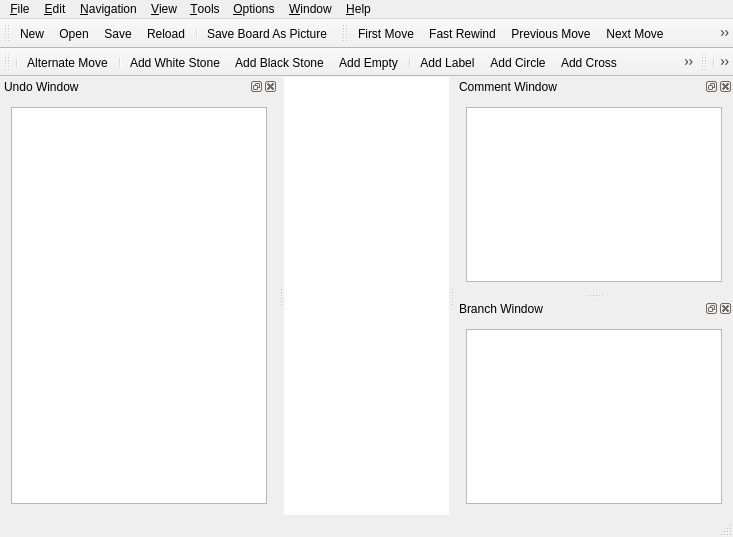
<?xml version="1.0" encoding="UTF-8"?>
<ui version="4.0">
 <class>MainWindow</class>
 <widget class="QMainWindow" name="MainWindow">
  <property name="geometry">
   <rect>
    <x>0</x>
    <y>0</y>
    <width>733</width>
    <height>537</height>
   </rect>
  </property>
  <property name="sizePolicy">
   <sizepolicy hsizetype="Minimum" vsizetype="Preferred">
    <horstretch>0</horstretch>
    <verstretch>0</verstretch>
   </sizepolicy>
  </property>
  <property name="acceptDrops">
   <bool>true</bool>
  </property>
  <property name="windowTitle">
   <string>mugo</string>
  </property>
  <property name="windowIcon">
   <iconset resource="resources.qrc">
    <normaloff>:/pics/mugo.png</normaloff>:/pics/mugo.png</iconset>
  </property>
  <widget class="QWidget" name="centralWidget">
   <property name="styleSheet">
    <string>background-color: rgb(255, 255, 255);</string>
   </property>
   <layout class="QHBoxLayout" name="horizontalLayout_3">
    <item>
     <widget class="BoardWidget" name="boardWidget" native="true"/>
    </item>
   </layout>
  </widget>
  <widget class="QMenuBar" name="menuBar">
   <property name="geometry">
    <rect>
     <x>0</x>
     <y>0</y>
     <width>733</width>
     <height>24</height>
    </rect>
   </property>
   <widget class="QMenu" name="menu_File">
    <property name="title">
     <string>&amp;File</string>
    </property>
    <addaction name="actionNew"/>
    <addaction name="actionOpen"/>
    <addaction name="actionReload"/>
    <addaction name="actionSave"/>
    <addaction name="actionSaveAs"/>
    <addaction name="actionSaveBoardAsPicture"/>
    <addaction name="separator"/>
    <addaction name="actionExit"/>
   </widget>
   <widget class="QMenu" name="menu_Edit">
    <property name="title">
     <string>&amp;Edit</string>
    </property>
    <widget class="QMenu" name="menuStone_Markers">
     <property name="title">
      <string>Stone &amp;&amp; Markers</string>
     </property>
     <addaction name="actionAlternateMove"/>
     <addaction name="separator"/>
     <addaction name="actionAddBlackStone"/>
     <addaction name="actionAddWhiteStone"/>
     <addaction name="actionAddEmpty"/>
     <addaction name="separator"/>
     <addaction name="actionAddLabel"/>
     <addaction name="actionAddCircle"/>
     <addaction name="actionAddCross"/>
     <addaction name="actionAddSquare"/>
     <addaction name="actionAddTriangle"/>
     <addaction name="actionDeleteMarker"/>
    </widget>
    <widget class="QMenu" name="menuEncoding">
     <property name="title">
      <string>Encoding</string>
     </property>
     <addaction name="actionEncodingUTF8"/>
     <addaction name="separator"/>
     <addaction name="actionISO8859_1"/>
     <addaction name="actionWindows_1252"/>
     <addaction name="separator"/>
     <addaction name="actionEncodingGB2312"/>
     <addaction name="actionEncodingBig5"/>
     <addaction name="separator"/>
     <addaction name="actionEncodingKorean"/>
     <addaction name="separator"/>
     <addaction name="actionEncodingEucJP"/>
     <addaction name="actionEncodingJIS"/>
     <addaction name="actionEncodingShiftJIS"/>
    </widget>
    <widget class="QMenu" name="menu_Annotation">
     <property name="title">
      <string>&amp;Annotation</string>
     </property>
     <addaction name="actionGoodMove"/>
     <addaction name="actionVeryGoodMove"/>
     <addaction name="actionBadMove"/>
     <addaction name="actionVeryBadMove"/>
     <addaction name="actionDoubtfulMove"/>
     <addaction name="actionInterestingMove"/>
     <addaction name="separator"/>
     <addaction name="actionEven"/>
     <addaction name="actionGoodForBlack"/>
     <addaction name="actionVeryGoodForBlack"/>
     <addaction name="actionGoodForWhite"/>
     <addaction name="actionVeryGoodForWhite"/>
     <addaction name="actionUnclear"/>
     <addaction name="separator"/>
     <addaction name="actionHotspot"/>
    </widget>
    <widget class="QMenu" name="menuMove_Number">
     <property name="title">
      <string>Move Number</string>
     </property>
     <addaction name="actionSetMoveNumber"/>
     <addaction name="actionUnsetMoveNumber"/>
    </widget>
    <addaction name="separator"/>
    <addaction name="actionGameInformation"/>
    <addaction name="separator"/>
    <addaction name="actionDelete"/>
    <addaction name="actionPass"/>
    <addaction name="separator"/>
    <addaction name="menuStone_Markers"/>
    <addaction name="menu_Annotation"/>
    <addaction name="menuMove_Number"/>
    <addaction name="actionEditNodeName"/>
    <addaction name="separator"/>
    <addaction name="actionRotateSgfClockwise"/>
    <addaction name="actionFlipSgfHorizontally"/>
    <addaction name="actionFlipSgfVertically"/>
    <addaction name="separator"/>
    <addaction name="menuEncoding"/>
   </widget>
   <widget class="QMenu" name="menu_Trace">
    <property name="title">
     <string>&amp;Navigation</string>
    </property>
    <addaction name="actionFirstMove"/>
    <addaction name="actionFastRewind"/>
    <addaction name="actionPreviousMove"/>
    <addaction name="actionNextMove"/>
    <addaction name="actionFastForward"/>
    <addaction name="actionMoveLast"/>
    <addaction name="separator"/>
    <addaction name="actionBackToParent"/>
    <addaction name="actionPreviousBranch"/>
    <addaction name="actionNextBranch"/>
    <addaction name="separator"/>
    <addaction name="actionJumpToMoveNumber"/>
    <addaction name="actionJumpToClicked"/>
   </widget>
   <widget class="QMenu" name="menu_View">
    <property name="title">
     <string>&amp;View</string>
    </property>
    <widget class="QMenu" name="menuMoveNumber">
     <property name="title">
      <string>Move Number</string>
     </property>
     <property name="icon">
      <iconset resource="resources.qrc">
       <normaloff>:/res/showmovenumber.png</normaloff>:/res/showmovenumber.png</iconset>
     </property>
     <addaction name="actionShowMoveNumber"/>
     <addaction name="separator"/>
     <addaction name="actionNoMoveNumber"/>
     <addaction name="actionLast1Move"/>
     <addaction name="actionLast2Moves"/>
     <addaction name="actionLast5Moves"/>
     <addaction name="actionLast10Moves"/>
     <addaction name="actionLast20Moves"/>
     <addaction name="actionLast50Moves"/>
     <addaction name="actionAllMoves"/>
    </widget>
    <addaction name="menuMoveNumber"/>
    <addaction name="separator"/>
    <addaction name="actionShowCoordinate"/>
    <addaction name="actionShowCoordinateI"/>
    <addaction name="actionShowMarker"/>
    <addaction name="actionShowBranchMoves"/>
    <addaction name="actionBranchMode"/>
    <addaction name="actionRotateBoardClockwise"/>
    <addaction name="actionFlipBoardHorizontally"/>
    <addaction name="actionFlipBoardVertically"/>
    <addaction name="actionResetBoard"/>
   </widget>
   <widget class="QMenu" name="menuTool_s">
    <property name="title">
     <string>&amp;Tools</string>
    </property>
    <addaction name="actionCountTerritory"/>
   </widget>
   <widget class="QMenu" name="menu_Options">
    <property name="title">
     <string>&amp;Options</string>
    </property>
    <widget class="QMenu" name="menuLanguage_2">
     <property name="title">
      <string>Language</string>
     </property>
     <addaction name="actionLanguageSystemDefault"/>
     <addaction name="separator"/>
     <addaction name="actionLanguageEnglish"/>
     <addaction name="actionLanguageJapanese"/>
    </widget>
    <addaction name="actionSetup"/>
    <addaction name="separator"/>
    <addaction name="action19x19Board"/>
    <addaction name="action13x13Board"/>
    <addaction name="action9x9Board"/>
    <addaction name="actionCustomBoardSize"/>
    <addaction name="separator"/>
    <addaction name="actionPlaySound"/>
    <addaction name="separator"/>
    <addaction name="menuLanguage_2"/>
   </widget>
   <widget class="QMenu" name="menu_Help">
    <property name="title">
     <string>&amp;Help</string>
    </property>
    <addaction name="actionAbout"/>
    <addaction name="actionAboutQT"/>
   </widget>
   <widget class="QMenu" name="menu_Window">
    <property name="title">
     <string>&amp;Window</string>
    </property>
    <widget class="QMenu" name="menuToolbars">
     <property name="title">
      <string>Toolbars</string>
     </property>
     <addaction name="actionMainToolbar"/>
     <addaction name="actionEditToolbar"/>
     <addaction name="actionNavigationToolbar"/>
     <addaction name="actionOptionToolbar"/>
    </widget>
    <addaction name="menuToolbars"/>
   </widget>
   <addaction name="menu_File"/>
   <addaction name="menu_Edit"/>
   <addaction name="menu_Trace"/>
   <addaction name="menu_View"/>
   <addaction name="menuTool_s"/>
   <addaction name="menu_Options"/>
   <addaction name="menu_Window"/>
   <addaction name="menu_Help"/>
  </widget>
  <widget class="QToolBar" name="mainToolBar">
   <property name="iconSize">
    <size>
     <width>18</width>
     <height>18</height>
    </size>
   </property>
   <attribute name="toolBarArea">
    <enum>TopToolBarArea</enum>
   </attribute>
   <attribute name="toolBarBreak">
    <bool>false</bool>
   </attribute>
   <addaction name="actionNew"/>
   <addaction name="actionOpen"/>
   <addaction name="actionSave"/>
   <addaction name="actionReload"/>
   <addaction name="separator"/>
   <addaction name="actionSaveBoardAsPicture"/>
  </widget>
  <widget class="QStatusBar" name="statusBar"/>
  <widget class="QDockWidget" name="commentDockWidget">
   <property name="windowTitle">
    <string>Comment Window</string>
   </property>
   <attribute name="dockWidgetArea">
    <number>2</number>
   </attribute>
   <widget class="QWidget" name="commentDockWidgetContents">
    <layout class="QHBoxLayout" name="horizontalLayout">
     <item>
      <widget class="QPlainTextEdit" name="commentWidget"/>
     </item>
    </layout>
   </widget>
  </widget>
  <widget class="QDockWidget" name="branchDockWidget">
   <property name="windowTitle">
    <string>Branch Window</string>
   </property>
   <attribute name="dockWidgetArea">
    <number>2</number>
   </attribute>
   <widget class="QWidget" name="branchDockWidgetContents">
    <layout class="QHBoxLayout" name="horizontalLayout_4">
     <item>
      <widget class="QTreeWidget" name="branchWidget">
       <property name="indentation">
        <number>15</number>
       </property>
       <property name="columnCount">
        <number>1</number>
       </property>
       <attribute name="headerVisible">
        <bool>false</bool>
       </attribute>
       <column>
        <property name="text">
         <string>1</string>
        </property>
       </column>
      </widget>
     </item>
    </layout>
   </widget>
  </widget>
  <widget class="QToolBar" name="navigationToolBar">
   <property name="windowTitle">
    <string>toolBar</string>
   </property>
   <property name="iconSize">
    <size>
     <width>18</width>
     <height>18</height>
    </size>
   </property>
   <attribute name="toolBarArea">
    <enum>TopToolBarArea</enum>
   </attribute>
   <attribute name="toolBarBreak">
    <bool>false</bool>
   </attribute>
   <addaction name="actionFirstMove"/>
   <addaction name="actionFastRewind"/>
   <addaction name="actionPreviousMove"/>
   <addaction name="actionNextMove"/>
   <addaction name="actionFastForward"/>
   <addaction name="actionMoveLast"/>
   <addaction name="separator"/>
   <addaction name="actionBackToParent"/>
   <addaction name="actionPreviousBranch"/>
   <addaction name="actionNextBranch"/>
   <addaction name="separator"/>
   <addaction name="actionJumpToMoveNumber"/>
   <addaction name="actionJumpToClicked"/>
  </widget>
  <widget class="QToolBar" name="editToolBar">
   <property name="windowTitle">
    <string>toolBar</string>
   </property>
   <property name="iconSize">
    <size>
     <width>18</width>
     <height>18</height>
    </size>
   </property>
   <attribute name="toolBarArea">
    <enum>TopToolBarArea</enum>
   </attribute>
   <attribute name="toolBarBreak">
    <bool>true</bool>
   </attribute>
   <addaction name="separator"/>
   <addaction name="actionAlternateMove"/>
   <addaction name="separator"/>
   <addaction name="actionAddWhiteStone"/>
   <addaction name="actionAddBlackStone"/>
   <addaction name="actionAddEmpty"/>
   <addaction name="separator"/>
   <addaction name="actionAddLabel"/>
   <addaction name="actionAddCircle"/>
   <addaction name="actionAddCross"/>
   <addaction name="actionAddSquare"/>
   <addaction name="actionAddTriangle"/>
   <addaction name="actionDeleteMarker"/>
   <addaction name="separator"/>
   <addaction name="actionDelete"/>
   <addaction name="actionPass"/>
  </widget>
  <widget class="QToolBar" name="optionToolBar">
   <property name="windowTitle">
    <string>toolBar</string>
   </property>
   <property name="iconSize">
    <size>
     <width>18</width>
     <height>18</height>
    </size>
   </property>
   <attribute name="toolBarArea">
    <enum>TopToolBarArea</enum>
   </attribute>
   <attribute name="toolBarBreak">
    <bool>false</bool>
   </attribute>
   <addaction name="separator"/>
   <addaction name="actionRotateBoardClockwise"/>
   <addaction name="actionFlipBoardHorizontally"/>
   <addaction name="actionFlipBoardVertically"/>
   <addaction name="actionResetBoard"/>
   <addaction name="separator"/>
   <addaction name="actionBranchMode"/>
  </widget>
  <widget class="QDockWidget" name="undoDockWidget">
   <property name="sizePolicy">
    <sizepolicy hsizetype="Preferred" vsizetype="Preferred">
     <horstretch>0</horstretch>
     <verstretch>0</verstretch>
    </sizepolicy>
   </property>
   <property name="floating">
    <bool>false</bool>
   </property>
   <property name="windowTitle">
    <string>Undo Window</string>
   </property>
   <attribute name="dockWidgetArea">
    <number>1</number>
   </attribute>
   <widget class="QWidget" name="dockWidgetContents">
    <layout class="QHBoxLayout" name="horizontalLayout_2">
     <item>
      <widget class="QUndoView" name="undoView"/>
     </item>
    </layout>
   </widget>
  </widget>
  <action name="actionNew">
   <property name="icon">
    <iconset resource="resources.qrc">
     <normaloff>:/res/filenew.png</normaloff>:/res/filenew.png</iconset>
   </property>
   <property name="text">
    <string>&amp;New</string>
   </property>
   <property name="shortcut">
    <string>Ctrl+N</string>
   </property>
  </action>
  <action name="actionOpen">
   <property name="icon">
    <iconset resource="resources.qrc">
     <normaloff>:/res/fileopen.png</normaloff>:/res/fileopen.png</iconset>
   </property>
   <property name="text">
    <string>&amp;Open</string>
   </property>
   <property name="shortcut">
    <string>Ctrl+O</string>
   </property>
  </action>
  <action name="actionSave">
   <property name="icon">
    <iconset resource="resources.qrc">
     <normaloff>:/res/filesave.png</normaloff>:/res/filesave.png</iconset>
   </property>
   <property name="text">
    <string>&amp;Save</string>
   </property>
   <property name="shortcut">
    <string>Ctrl+S</string>
   </property>
  </action>
  <action name="actionSaveAs">
   <property name="text">
    <string>Save &amp;As...</string>
   </property>
  </action>
  <action name="actionExit">
   <property name="text">
    <string>E&amp;xit</string>
   </property>
  </action>
  <action name="actionCommentWindow">
   <property name="checkable">
    <bool>true</bool>
   </property>
   <property name="checked">
    <bool>true</bool>
   </property>
   <property name="text">
    <string>Comment Window</string>
   </property>
  </action>
  <action name="actionBranchWindow">
   <property name="checkable">
    <bool>true</bool>
   </property>
   <property name="checked">
    <bool>true</bool>
   </property>
   <property name="text">
    <string>Branch Window</string>
   </property>
  </action>
  <action name="actionEncodingUTF8">
   <property name="checkable">
    <bool>true</bool>
   </property>
   <property name="text">
    <string>UTF-8</string>
   </property>
  </action>
  <action name="actionEncodingShiftJIS">
   <property name="checkable">
    <bool>true</bool>
   </property>
   <property name="text">
    <string>Japanese (Shift_JIS)</string>
   </property>
  </action>
  <action name="actionEncodingKorean">
   <property name="checkable">
    <bool>true</bool>
   </property>
   <property name="text">
    <string>Korean (EUC-KR)</string>
   </property>
  </action>
  <action name="actionEncodingJIS">
   <property name="checkable">
    <bool>true</bool>
   </property>
   <property name="text">
    <string>Japanese (JIS)</string>
   </property>
  </action>
  <action name="actionEncodingEucJP">
   <property name="checkable">
    <bool>true</bool>
   </property>
   <property name="text">
    <string>Japanese (EUC)</string>
   </property>
  </action>
  <action name="actionISO8859_1">
   <property name="checkable">
    <bool>true</bool>
   </property>
   <property name="text">
    <string>ISO-8859-1</string>
   </property>
   <property name="toolTip">
    <string>ISO-8859-1</string>
   </property>
  </action>
  <action name="actionWindows_1252">
   <property name="checkable">
    <bool>true</bool>
   </property>
   <property name="text">
    <string>Windows-1252</string>
   </property>
  </action>
  <action name="actionSaveBoardAsPicture">
   <property name="icon">
    <iconset resource="resources.qrc">
     <normaloff>:/res/saveimage.png</normaloff>:/res/saveimage.png</iconset>
   </property>
   <property name="text">
    <string>Save &amp;Board As Picture</string>
   </property>
  </action>
  <action name="actionAbout">
   <property name="icon">
    <iconset resource="resources.qrc">
     <normaloff>:/pics/mugo.png</normaloff>:/pics/mugo.png</iconset>
   </property>
   <property name="text">
    <string>&amp;About...</string>
   </property>
  </action>
  <action name="actionGameInformation">
   <property name="text">
    <string>Game Information</string>
   </property>
  </action>
  <action name="actionDelete">
   <property name="icon">
    <iconset resource="resources.qrc">
     <normaloff>:/res/remove.png</normaloff>:/res/remove.png</iconset>
   </property>
   <property name="text">
    <string>&amp;Delete</string>
   </property>
  </action>
  <action name="actionPass">
   <property name="icon">
    <iconset resource="resources.qrc">
     <normaloff>:/res/pass.png</normaloff>:/res/pass.png</iconset>
   </property>
   <property name="text">
    <string>Pass</string>
   </property>
  </action>
  <action name="actionNoMoveNumber">
   <property name="checkable">
    <bool>true</bool>
   </property>
   <property name="checked">
    <bool>false</bool>
   </property>
   <property name="text">
    <string>No Move Number</string>
   </property>
  </action>
  <action name="actionLast1Move">
   <property name="checkable">
    <bool>true</bool>
   </property>
   <property name="text">
    <string>Last 1 Move</string>
   </property>
  </action>
  <action name="actionLast2Moves">
   <property name="checkable">
    <bool>true</bool>
   </property>
   <property name="text">
    <string>Last 2 Moves</string>
   </property>
  </action>
  <action name="actionLast5Moves">
   <property name="checkable">
    <bool>true</bool>
   </property>
   <property name="text">
    <string>Last 5 Moves</string>
   </property>
  </action>
  <action name="actionLast10Moves">
   <property name="checkable">
    <bool>true</bool>
   </property>
   <property name="text">
    <string>Last 10 Moves</string>
   </property>
  </action>
  <action name="actionLast20Moves">
   <property name="checkable">
    <bool>true</bool>
   </property>
   <property name="text">
    <string>Last 20 Moves</string>
   </property>
  </action>
  <action name="actionLast50Moves">
   <property name="checkable">
    <bool>true</bool>
   </property>
   <property name="text">
    <string>Last 50 Moves</string>
   </property>
  </action>
  <action name="actionAllMoves">
   <property name="checkable">
    <bool>true</bool>
   </property>
   <property name="text">
    <string>All Moves</string>
   </property>
  </action>
  <action name="actionAddLabel">
   <property name="checkable">
    <bool>true</bool>
   </property>
   <property name="icon">
    <iconset resource="resources.qrc">
     <normaloff>:/res/text.png</normaloff>:/res/text.png</iconset>
   </property>
   <property name="text">
    <string>Add Label</string>
   </property>
  </action>
  <action name="actionAddCircle">
   <property name="checkable">
    <bool>true</bool>
   </property>
   <property name="icon">
    <iconset resource="resources.qrc">
     <normaloff>:/res/circle.png</normaloff>:/res/circle.png</iconset>
   </property>
   <property name="text">
    <string>Add Circle</string>
   </property>
  </action>
  <action name="actionAddCross">
   <property name="checkable">
    <bool>true</bool>
   </property>
   <property name="icon">
    <iconset resource="resources.qrc">
     <normaloff>:/res/cross.png</normaloff>:/res/cross.png</iconset>
   </property>
   <property name="text">
    <string>Add Cross</string>
   </property>
  </action>
  <action name="actionAddSquare">
   <property name="checkable">
    <bool>true</bool>
   </property>
   <property name="icon">
    <iconset resource="resources.qrc">
     <normaloff>:/res/square.png</normaloff>:/res/square.png</iconset>
   </property>
   <property name="text">
    <string>Add Square</string>
   </property>
  </action>
  <action name="actionAddTriangle">
   <property name="checkable">
    <bool>true</bool>
   </property>
   <property name="icon">
    <iconset resource="resources.qrc">
     <normaloff>:/res/triangle.png</normaloff>:/res/triangle.png</iconset>
   </property>
   <property name="text">
    <string>Add Triangle</string>
   </property>
  </action>
  <action name="actionDeleteMarker">
   <property name="checkable">
    <bool>true</bool>
   </property>
   <property name="icon">
    <iconset resource="resources.qrc">
     <normaloff>:/res/rubbereraser.png</normaloff>:/res/rubbereraser.png</iconset>
   </property>
   <property name="text">
    <string>Delete Marker</string>
   </property>
  </action>
  <action name="actionAlternateMove">
   <property name="checkable">
    <bool>true</bool>
   </property>
   <property name="icon">
    <iconset resource="resources.qrc">
     <normaloff>:/res/movealternate.png</normaloff>:/res/movealternate.png</iconset>
   </property>
   <property name="text">
    <string>Alternate Move</string>
   </property>
  </action>
  <action name="actionAboutQT">
   <property name="icon">
    <iconset resource="resources.qrc">
     <normaloff>:/res/qt.png</normaloff>:/res/qt.png</iconset>
   </property>
   <property name="text">
    <string>About Qt...</string>
   </property>
  </action>
  <action name="actionEncodingGB2312">
   <property name="checkable">
    <bool>true</bool>
   </property>
   <property name="text">
    <string>Chinese Simplified (GB2312)</string>
   </property>
  </action>
  <action name="actionEncodingBig5">
   <property name="checkable">
    <bool>true</bool>
   </property>
   <property name="text">
    <string>Chinese Traditional (Big5)</string>
   </property>
  </action>
  <action name="actionAddBlackStone">
   <property name="checkable">
    <bool>true</bool>
   </property>
   <property name="icon">
    <iconset resource="resources.qrc">
     <normaloff>:/res/black_64.png</normaloff>:/res/black_64.png</iconset>
   </property>
   <property name="text">
    <string>Add Black Stone</string>
   </property>
  </action>
  <action name="actionAddWhiteStone">
   <property name="checkable">
    <bool>true</bool>
   </property>
   <property name="icon">
    <iconset resource="resources.qrc">
     <normaloff>:/res/white_64.png</normaloff>:/res/white_64.png</iconset>
   </property>
   <property name="text">
    <string>Add White Stone</string>
   </property>
  </action>
  <action name="actionAddEmpty">
   <property name="checkable">
    <bool>true</bool>
   </property>
   <property name="icon">
    <iconset resource="resources.qrc">
     <normaloff>:/res/empty.png</normaloff>:/res/empty.png</iconset>
   </property>
   <property name="text">
    <string>Add Empty</string>
   </property>
  </action>
  <action name="actionReload">
   <property name="icon">
    <iconset resource="resources.qrc">
     <normaloff>:/res/reload.png</normaloff>:/res/reload.png</iconset>
   </property>
   <property name="text">
    <string>&amp;Reload</string>
   </property>
  </action>
  <action name="actionGoodMove">
   <property name="checkable">
    <bool>true</bool>
   </property>
   <property name="text">
    <string>Good Move</string>
   </property>
  </action>
  <action name="actionVeryGoodMove">
   <property name="checkable">
    <bool>true</bool>
   </property>
   <property name="text">
    <string>Very Good Move</string>
   </property>
  </action>
  <action name="actionBadMove">
   <property name="checkable">
    <bool>true</bool>
   </property>
   <property name="text">
    <string>Bad Move</string>
   </property>
  </action>
  <action name="actionVeryBadMove">
   <property name="checkable">
    <bool>true</bool>
   </property>
   <property name="text">
    <string>Very Bad Move</string>
   </property>
  </action>
  <action name="actionDoubtfulMove">
   <property name="checkable">
    <bool>true</bool>
   </property>
   <property name="text">
    <string>Doubtful Move</string>
   </property>
  </action>
  <action name="actionEven">
   <property name="checkable">
    <bool>true</bool>
   </property>
   <property name="text">
    <string>Even</string>
   </property>
  </action>
  <action name="actionGoodForBlack">
   <property name="checkable">
    <bool>true</bool>
   </property>
   <property name="text">
    <string>Good for Black</string>
   </property>
  </action>
  <action name="actionVeryGoodForBlack">
   <property name="checkable">
    <bool>true</bool>
   </property>
   <property name="text">
    <string>Very Good for Black</string>
   </property>
  </action>
  <action name="actionGoodForWhite">
   <property name="checkable">
    <bool>true</bool>
   </property>
   <property name="text">
    <string>Good for White</string>
   </property>
  </action>
  <action name="actionVeryGoodForWhite">
   <property name="checkable">
    <bool>true</bool>
   </property>
   <property name="text">
    <string>Very Good for White</string>
   </property>
  </action>
  <action name="actionUnclear">
   <property name="checkable">
    <bool>true</bool>
   </property>
   <property name="text">
    <string>Unclear</string>
   </property>
  </action>
  <action name="actionHotspot">
   <property name="checkable">
    <bool>true</bool>
   </property>
   <property name="text">
    <string>Hotspot</string>
   </property>
  </action>
  <action name="actionEditNodeName">
   <property name="text">
    <string>Edit Node Name</string>
   </property>
  </action>
  <action name="actionInterestingMove">
   <property name="checkable">
    <bool>true</bool>
   </property>
   <property name="text">
    <string>Interesting Move</string>
   </property>
  </action>
  <action name="actionFirstMove">
   <property name="icon">
    <iconset resource="resources.qrc">
     <normaloff>:/res/firstmove.png</normaloff>:/res/firstmove.png</iconset>
   </property>
   <property name="text">
    <string>First Move</string>
   </property>
  </action>
  <action name="actionFastRewind">
   <property name="icon">
    <iconset resource="resources.qrc">
     <normaloff>:/res/fastrewind.png</normaloff>:/res/fastrewind.png</iconset>
   </property>
   <property name="text">
    <string>Fast Rewind</string>
   </property>
  </action>
  <action name="actionPreviousMove">
   <property name="icon">
    <iconset resource="resources.qrc">
     <normaloff>:/res/prevmove.png</normaloff>:/res/prevmove.png</iconset>
   </property>
   <property name="text">
    <string>Previous Move</string>
   </property>
  </action>
  <action name="actionNextMove">
   <property name="icon">
    <iconset resource="resources.qrc">
     <normaloff>:/res/nextmove.png</normaloff>:/res/nextmove.png</iconset>
   </property>
   <property name="text">
    <string>Next Move</string>
   </property>
  </action>
  <action name="actionFastForward">
   <property name="icon">
    <iconset resource="resources.qrc">
     <normaloff>:/res/fastforward.png</normaloff>:/res/fastforward.png</iconset>
   </property>
   <property name="text">
    <string>Fast Forward</string>
   </property>
  </action>
  <action name="actionMoveLast">
   <property name="icon">
    <iconset resource="resources.qrc">
     <normaloff>:/res/lastmove.png</normaloff>:/res/lastmove.png</iconset>
   </property>
   <property name="text">
    <string>Move Last</string>
   </property>
  </action>
  <action name="actionBackToParent">
   <property name="icon">
    <iconset resource="resources.qrc">
     <normaloff>:/res/backparent.png</normaloff>:/res/backparent.png</iconset>
   </property>
   <property name="text">
    <string>Back to Parent</string>
   </property>
  </action>
  <action name="actionPreviousBranch">
   <property name="icon">
    <iconset resource="resources.qrc">
     <normaloff>:/res/prevbranch.png</normaloff>:/res/prevbranch.png</iconset>
   </property>
   <property name="text">
    <string>Previous Branch</string>
   </property>
  </action>
  <action name="actionNextBranch">
   <property name="icon">
    <iconset resource="resources.qrc">
     <normaloff>:/res/nextbranch.png</normaloff>:/res/nextbranch.png</iconset>
   </property>
   <property name="text">
    <string>Next Branch</string>
   </property>
  </action>
  <action name="action19x19Board">
   <property name="text">
    <string>19 x 19 Board</string>
   </property>
  </action>
  <action name="action13x13Board">
   <property name="text">
    <string>13 x 13 Board</string>
   </property>
  </action>
  <action name="action9x9Board">
   <property name="text">
    <string>9 x 9 Board</string>
   </property>
  </action>
  <action name="actionMainToolbar">
   <property name="checkable">
    <bool>true</bool>
   </property>
   <property name="checked">
    <bool>true</bool>
   </property>
   <property name="text">
    <string>Main Toolbar</string>
   </property>
  </action>
  <action name="actionNavigationToolbar">
   <property name="checkable">
    <bool>true</bool>
   </property>
   <property name="checked">
    <bool>true</bool>
   </property>
   <property name="text">
    <string>Navigation Toolbar</string>
   </property>
  </action>
  <action name="actionShowMoveNumber">
   <property name="checkable">
    <bool>true</bool>
   </property>
   <property name="checked">
    <bool>true</bool>
   </property>
   <property name="icon">
    <iconset resource="resources.qrc">
     <normaloff>:/res/showmovenumber.png</normaloff>:/res/showmovenumber.png</iconset>
   </property>
   <property name="text">
    <string>Show Move Number</string>
   </property>
  </action>
  <action name="actionShowCoordinate">
   <property name="checkable">
    <bool>true</bool>
   </property>
   <property name="checked">
    <bool>true</bool>
   </property>
   <property name="text">
    <string>Show Coordinate</string>
   </property>
  </action>
  <action name="actionShowMarker">
   <property name="checkable">
    <bool>true</bool>
   </property>
   <property name="checked">
    <bool>true</bool>
   </property>
   <property name="text">
    <string>Show Marker</string>
   </property>
  </action>
  <action name="actionShowBranchMoves">
   <property name="checkable">
    <bool>true</bool>
   </property>
   <property name="checked">
    <bool>true</bool>
   </property>
   <property name="text">
    <string>Show Branch Moves</string>
   </property>
  </action>
  <action name="actionEditToolbar">
   <property name="checkable">
    <bool>true</bool>
   </property>
   <property name="checked">
    <bool>true</bool>
   </property>
   <property name="text">
    <string>Edit Toolbar</string>
   </property>
  </action>
  <action name="actionOptionToolbar">
   <property name="checkable">
    <bool>true</bool>
   </property>
   <property name="checked">
    <bool>true</bool>
   </property>
   <property name="text">
    <string>Option Toolbar</string>
   </property>
  </action>
  <action name="actionRotateSgfClockwise">
   <property name="icon">
    <iconset resource="resources.qrc">
     <normaloff>:/res/rotateright.png</normaloff>:/res/rotateright.png</iconset>
   </property>
   <property name="text">
    <string>Rotate SGF Clockwise</string>
   </property>
  </action>
  <action name="actionFlipSgfHorizontally">
   <property name="icon">
    <iconset resource="resources.qrc">
     <normaloff>:/res/fliphorizontally.png</normaloff>:/res/fliphorizontally.png</iconset>
   </property>
   <property name="text">
    <string>Flip SGF Horizontally</string>
   </property>
  </action>
  <action name="actionFlipSgfVertically">
   <property name="icon">
    <iconset resource="resources.qrc">
     <normaloff>:/res/flipvertically.png</normaloff>:/res/flipvertically.png</iconset>
   </property>
   <property name="text">
    <string>Flip SGF Vertically</string>
   </property>
  </action>
  <action name="actionJumpToMoveNumber">
   <property name="icon">
    <iconset resource="resources.qrc">
     <normaloff>:/res/jumptonumber.png</normaloff>:/res/jumptonumber.png</iconset>
   </property>
   <property name="text">
    <string>Jump To Move Number</string>
   </property>
  </action>
  <action name="actionJumpToClicked">
   <property name="checkable">
    <bool>true</bool>
   </property>
   <property name="icon">
    <iconset resource="resources.qrc">
     <normaloff>:/res/jumptoclicked.png</normaloff>:/res/jumptoclicked.png</iconset>
   </property>
   <property name="text">
    <string>Jump To Clicked</string>
   </property>
  </action>
  <action name="actionPlaySound">
   <property name="checkable">
    <bool>true</bool>
   </property>
   <property name="checked">
    <bool>true</bool>
   </property>
   <property name="enabled">
    <bool>true</bool>
   </property>
   <property name="icon">
    <iconset resource="resources.qrc">
     <normaloff>:/res/sound.png</normaloff>:/res/sound.png</iconset>
   </property>
   <property name="text">
    <string>Play Sound</string>
   </property>
  </action>
  <action name="actionSetMoveNumber">
   <property name="text">
    <string>Set Move Number</string>
   </property>
  </action>
  <action name="actionUnsetMoveNumber">
   <property name="text">
    <string>Unset Move Number</string>
   </property>
  </action>
  <action name="actionShowCoordinateI">
   <property name="checkable">
    <bool>true</bool>
   </property>
   <property name="text">
    <string>Show Coordinate With I</string>
   </property>
  </action>
  <action name="actionBranchMode">
   <property name="checkable">
    <bool>true</bool>
   </property>
   <property name="icon">
    <iconset resource="resources.qrc">
     <normaloff>:/res/branchmode.png</normaloff>:/res/branchmode.png</iconset>
   </property>
   <property name="text">
    <string>Branch Mode</string>
   </property>
  </action>
  <action name="actionRotateBoardClockwise">
   <property name="checkable">
    <bool>true</bool>
   </property>
   <property name="icon">
    <iconset resource="resources.qrc">
     <normaloff>:/res/rotateright.png</normaloff>:/res/rotateright.png</iconset>
   </property>
   <property name="text">
    <string>Rotate Clockwise</string>
   </property>
  </action>
  <action name="actionFlipBoardHorizontally">
   <property name="checkable">
    <bool>true</bool>
   </property>
   <property name="icon">
    <iconset resource="resources.qrc">
     <normaloff>:/res/fliphorizontally.png</normaloff>:/res/fliphorizontally.png</iconset>
   </property>
   <property name="text">
    <string>Flip Horizontally</string>
   </property>
  </action>
  <action name="actionFlipBoardVertically">
   <property name="checkable">
    <bool>true</bool>
   </property>
   <property name="icon">
    <iconset resource="resources.qrc">
     <normaloff>:/res/flipvertically.png</normaloff>:/res/flipvertically.png</iconset>
   </property>
   <property name="text">
    <string>Flip Vertically</string>
   </property>
  </action>
  <action name="actionResetBoard">
   <property name="icon">
    <iconset resource="resources.qrc">
     <normaloff>:/res/resetboard.png</normaloff>:/res/resetboard.png</iconset>
   </property>
   <property name="text">
    <string>Reset Board</string>
   </property>
  </action>
  <action name="actionCustomBoardSize">
   <property name="text">
    <string>Custom Board Size</string>
   </property>
  </action>
  <action name="actionCountTerritory">
   <property name="checkable">
    <bool>true</bool>
   </property>
   <property name="text">
    <string>Count Territory</string>
   </property>
  </action>
  <action name="actionLanguageSystemDefault">
   <property name="checkable">
    <bool>true</bool>
   </property>
   <property name="text">
    <string>System Default</string>
   </property>
  </action>
  <action name="actionLanguageEnglish">
   <property name="checkable">
    <bool>true</bool>
   </property>
   <property name="text">
    <string>English</string>
   </property>
  </action>
  <action name="actionLanguageJapanese">
   <property name="checkable">
    <bool>true</bool>
   </property>
   <property name="text">
    <string>Japanese</string>
   </property>
  </action>
  <action name="actionSetup">
   <property name="text">
    <string>&amp;Setup</string>
   </property>
  </action>
 </widget>
 <layoutdefault spacing="6" margin="11"/>
 <customwidgets>
  <customwidget>
   <class>BoardWidget</class>
   <extends>QWidget</extends>
   <header>boardwidget.h</header>
   <container>1</container>
  </customwidget>
  <customwidget>
   <class>QUndoView</class>
   <extends>QListView</extends>
   <header location="global">qundoview.h</header>
  </customwidget>
 </customwidgets>
 <resources>
  <include location="resources.qrc"/>
 </resources>
 <connections/>
</ui>
